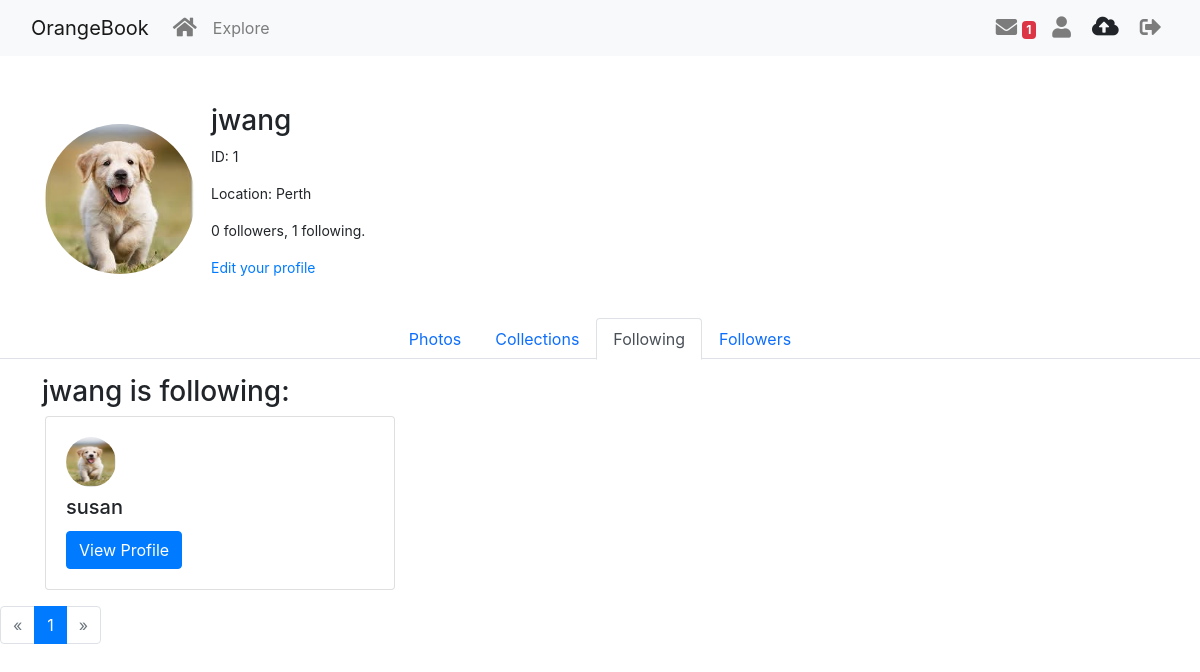
The app's page /user/jwang/following (signed in) with its own data.
### app/models.py (models this page shows, shortened)
class User(UserMixin, db.Model):
    id: so.Mapped[int] = so.mapped_column(primary_key=True)
    username: so.Mapped[str] = so.mapped_column(sa.String(64), index=True,
                                                unique=True)
    email: so.Mapped[str] = so.mapped_column(sa.String(120), index=True,
                                             unique=True)
    password_hash: so.Mapped[Optional[str]] = so.mapped_column(sa.String(256))
    location: so.Mapped[str] = so.mapped_column(sa.String(64), index=True,
                                                unique=True)
    posts: so.WriteOnlyMapped['Post'] = so.relationship(
        back_populates='author')
    about_me: so.Mapped[Optional[str]] = so.mapped_column(sa.String(140))
    last_seen: so.Mapped[Optional[datetime]] = so.mapped_column(
        default=lambda: datetime.now(timezone.utc))
    last_message_read_time: so.Mapped[Optional[datetime]] = so.mapped_column(
        sa.DateTime)
    avatar: so.Mapped[str] = so.mapped_column(
        sa.String(120), index=True, default='default.webp')  # Set default avatar
    following: so.WriteOnlyMapped['User'] = so.relationship(
        secondary=followers, primaryjoin=(followers.c.follower_id == id),
        secondaryjoin=(followers.c.followed_id == id),
        back_populates='followers')
    followers: so.WriteOnlyMapped['User'] = so.relationship(
        secondary=followers, primaryjoin=(followers.c.followed_id == id),
        secondaryjoin=(followers.c.follower_id == id),
        back_populates='following')
    def followers_count(self):
        query = sa.select(sa.func.count()).select_from(
            self.followers.select().subquery())
        return db.session.scalar(query)
    def following_count(self):
        query = sa.select(sa.func.count()).select_from(
            self.following.select().subquery())
        return db.session.scalar(query)
    messages_sent: so.WriteOnlyMapped['Message'] = so.relationship(
        'Message', foreign_keys='Message.sender_id', back_populates='author')
    messages_received: so.WriteOnlyMapped['Message'] = so.relationship(
        'Message', foreign_keys='Message.recipient_id', back_populates='recipient')
    def unread_message_count(self):
        last_read_time = self.last_message_read_time or datetime(1900, 1, 1)
        query = sa.select(Message).where(Message.recipient_id == self.id,
                                         Message.timestamp > last_read_time)
        return db.session.scalar(sa.select(sa.func.count()).select_from(
            query.subquery()))
    notifications: so.WriteOnlyMapped['Notification'] = so.relationship(
        'Notification', back_populates='user')
    uploads: so.WriteOnlyMapped['Upload'] = so.relationship(
        'Upload', back_populates='user')

### app/user_routes.py (the view)
@user_bp.route('/<username>/following')
@login_required
def show_following(username):
    user = db.first_or_404(sa.select(User).filter_by(username=username))
    page = request.args.get('page', 1, type=int)
    followed_alias = aliased(User)
    pagination = db.session.query(followed_alias). \
        join(followers, followers.c.followed_id == followed_alias.id). \
        filter(followers.c.follower_id == user.id). \
        paginate(
            page=page, per_page=Config.POSTS_PER_PAGE, error_out=False)
    following = pagination.items
    form = EmptyForm()
    return render_template('User/following.html', user=user, form=form, pagination=pagination, following=following)

### app/models.py (called while the page is built)
@login.user_loader
def load_user(id):
    return User.query.get(int(id))

    @classmethod
    def before_commit(cls, session):
        session._changes = {
            'add': list(session.new),
            'update': list(session.dirty),
            'delete': list(session.deleted)
        }

    @classmethod
    def after_commit(cls, session):
        for obj in session._changes['add']:
            if isinstance(obj, SearchableMixin):
                add_to_index(obj.__tablename__, obj)
        for obj in session._changes['update']:
            if isinstance(obj, SearchableMixin):
                add_to_index(obj.__tablename__, obj)
        for obj in session._changes['delete']:
            if isinstance(obj, SearchableMixin):
                remove_from_index(obj.__tablename__, obj)
        session._changes = None

### app/user_routes.py (called while the page is built)
@user_bp.before_request
def before_request():
    if current_user.is_authenticated:
        current_user.last_seen = datetime.now(timezone.utc)
        db.session.commit()

### app/templates/User/following.html (shortened to what this page needs)
{% from 'bootstrap5/pagination.html' import render_pagination %}
{% include 'user1.html' %}
{% block content %}
<div class="row mt-4">
    <div class="col-12">
        <ul class="nav nav-tabs justify-content-center">
            <li class="nav-item">
                <a class="nav-link " href="{{ url_for('user.user', username=user.username) }}">
                    Photos
                </a>
            </li>
            <li class="nav-item">
                <a class="nav-link" href="{{ url_for('user.check_collections', username=user.username) }}">
                    Collections
                </a>
            </li>
            <li class="nav-item">
                <a class="nav-link active" href="{{ url_for('user.show_following', username=user.username) }}">
                    Following
                </a>
            </li>
            <li class="nav-item">
                <a class="nav-link" href="{{ url_for('user.show_follower', username=user.username) }}">
                    Followers
                </a>
            </li>
        </ul>
    </div>
</div>
<div class="container mt-3">
    <div class="row">
        {% if following %}
            <h3>{{ user.username }} is following:</h3>
            {% for person in following %}
                <div class="col-md-4">
                    <div class="card mb-3">
                        <div class="card-body">
                            <img src="{{ url_for('static', filename='img/avatar/' ~ person.avatar) }}" alt="{{ person.username }}'s Profile Image" class="img-fluid rounded-circle mb-2" style="width: 50px; height: 50px;">
                            <h5 class="card-title">{{ person.username }}</h5>
                            <a href="{{ url_for('user.user', username=person.username) }}" class="btn btn-primary">View Profile</a>
                        </div>
                    </div>
                </div>
            {% endfor %}
        {% else %}
            <div class="alert alert-info" role="alert">
                {{ user.username }} is not following anyone.
            </div>
        {% endif %}
    </div>
</div>
<div class="page-footer">
    {{ render_pagination(pagination) }}
</div>
{% endblock %}

### app/templates/user1.html (shortened to what this page needs)
<!doctype html>
<html lang="en">
<head>
  <link href="https://cdn.jsdelivr.net/npm/bootstrap@5.3.2/dist/css/bootstrap.min.css" rel="stylesheet"
>
  <link rel="stylesheet" href="https://stackpath.bootstrapcdn.com/bootstrap/4.5.2/css/bootstrap.min.css">
  <link rel="stylesheet" href="https://cdnjs.cloudflare.com/ajax/libs/font-awesome/5.15.4/css/all.min.css">
  <link rel="stylesheet" href="{{ url_for('static', filename='css/user.css') }}">
</head>
<body>
  <nav class="navbar navbar-expand-lg navbar-light bg-light">
    <div class="container-fluid">
      <a class="navbar-brand" href="{{ url_for('main.gallery') }}">OrangeBook</a>
      <div class="collapse navbar-collapse" id="navbarSupportedContent">
        <ul class="navbar-nav me-auto mb-2 mb-lg-0">
          <li class="nav-item">
            <a class="nav-link" aria-current="page" href="{{ url_for('main.gallery') }}" title="Home">
              <i class="fas fa-home fa-lg"></i>
            </a>
          </li>
          <li class="nav-item">
            <a class="nav-link" aria-current="page" href="{{ url_for('main.circus') }}">Explore</a>
          </li>
        </ul>
        <ul class="navbar-nav mb-2 mb-lg-0">
          {% if current_user.is_anonymous %}
          <li class="nav-item">
            <a class="nav-link" aria-current="page" href="{{ url_for('main.login') }}" title="Log in">
              <i class="fas fa-sign-in-alt fa-lg"></i>
            </a>
          </li>
          <li class="nav-item">
            <a class="nav-link" aria-current="page" href="{{ url_for('main.register') }}" title="Sign up">
              <i class="fas fa-user-plus fa-lg"></i>
            </a>
          </li>
          {% else %}
          <li class="nav-item">
            <a class="nav-link" aria-current="page" href="{{ url_for('user.messages') }}">
              <i class="fas fa-envelope fa-lg" title="Messages"></i>
              {% set unread_message_count = current_user.unread_message_count() %}
              <span id="message_count" class="badge text-bg-danger" style="visibility: {% if unread_message_count %}visible
                                         {% else %}hidden{% endif %};">
                {{ unread_message_count }}
              </span>
            </a>
          </li>
          <li class="nav-item">
            <a class="nav-link" aria-current="page" href="{{ url_for('user.user', username=current_user.username) }}">
              <i class="fas fa-user fa-lg" title="Profile"></i>
            </a>
          </li>
          <li class="nav-item">
            <a class="btn btn-orange" href="{{ url_for('user.upload') }}" title="Upload">
              <i class="fas fa-cloud-upload-alt fa-lg"></i>
            </a>
          </li>
          <li class="nav-item">
            <a class="nav-link" aria-current="page" href="{{ url_for('main.logout') }}" title="Log out">
              <i class="fas fa-sign-out-alt fa-lg"></i>
            </a>
          </li>
          {% endif %}
        </ul>
      </div>
    </div>
  </nav>
  {% block content %}
  <div class="container mt-5">
    <div class="profile-header d-flex justify-content-start">
      <div>
        <img src="{{ url_for('static', filename='img/avatar/' ~ user.avatar) }}"
          alt="{{ user.username }}'s profile picture" class="profile-pic">
      </div>
      <div class="profile-info ml-3">
        <h3>{{ user.username }}</h3>
        <p>ID: {{ user.id }}</p>
        <p>Location: {{ user.location }}</p>
        <p>{{ user.followers_count() }} followers, {{ user.following_count() }} following.</p>
        {% if user == current_user %}
        <p><a href="{{ url_for('user.edit_profile') }}">Edit your profile</a></p>
        {% endif %}
      </div>
    </div>
  </div>
  {% endblock %}

### app/static/css/user.css (style rules this page uses)
.profile-pic { border-radius: 50%; width: 150px; height: 150px; object-fit: cover; }
.profile-info { display: flex; flex-direction: column; justify-content: center; margin-left: 20px; font-size: 14px; }
.profile-header { display: flex; align-items: center; margin-top: 20px; }
.nav-tabs { display: flex; justify-content: center; }

### records on screen
User: avatar (placeholder picture), username "jwang", id "1", location "Perth"
User: avatar (placeholder picture), username "susan"

### other values on screen
{{ unread_message_count }} "1"
{{ user.followers_count() }} "0"
{{ user.following_count() }} "1"
{{ render_pagination(pagination) }} "« 1 »"
